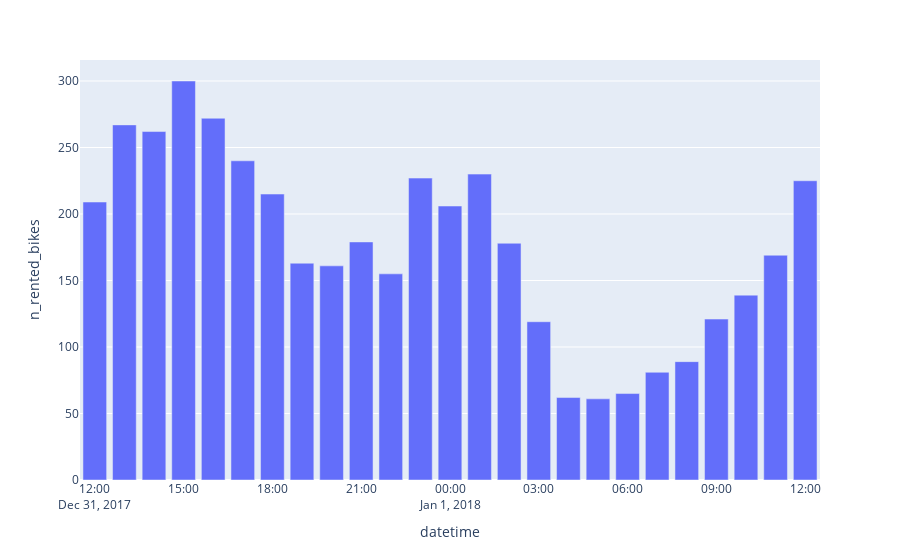

Source (notebook cell):
### Markdown cell above
### Extra: is New Year's Eve different?

### Code cell
# Define start and end datetime for New Year's
new_years_start = datetime(2017, 12, 31, 12)
new_years_end = datetime(2018, 1, 1, 12)

# Correct the query string (fixed parentheses and variable references)
new_year = df.query("@new_years_start <= datetime <= @new_years_end")

# Show usage pattern (assumes `new_year` is the filtered DataFrame)
import plotly.express as px
px.bar(new_year, x='datetime', y='n_rented_bikes')

### Figure 1 — Plotly figure (JSON) as saved in the notebook; plotly's stock layout.template omitted (floating-point values rounded to 4 significant figures)
{"data": [{"alignmentgroup": "True", "hovertemplate": "datetime=%{x}<br>n_rented_bikes=%{y}<extra></extra>", "legendgroup": "", "marker": {"color": "#636efa", "pattern": {"shape": ""}}, "name": "", "offsetgroup": "", "orientation": "v", "showlegend": false, "textposition": "auto", "type": "bar", "x": ["2017-12-31T12:00:00", "2017-12-31T13:00:00", "2017-12-31T14:00:00", "2017-12-31T15:00:00", "2017-12-31T16:00:00", "2017-12-31T17:00:00", "2017-12-31T18:00:00", "2017-12-31T19:00:00", "2017-12-31T20:00:00", "2017-12-31T21:00:00", "2017-12-31T22:00:00", "2017-12-31T23:00:00", "2018-01-01T00:00:00", "2018-01-01T01:00:00", "2018-01-01T02:00:00", "2018-01-01T03:00:00", "2018-01-01T04:00:00", "2018-01-01T05:00:00", "2018-01-01T06:00:00", "2018-01-01T07:00:00", "2018-01-01T08:00:00", "2018-01-01T09:00:00", "2018-01-01T10:00:00", "2018-01-01T11:00:00", "2018-01-01T12:00:00"], "xaxis": "x", "y": [209, 267, 262, 300, 272, 240, 215, 163, 161, 179, 155, 227, 206, 230, 178, 119, 62, 61, 65, 81, 89, 121, 139, 169, 225], "yaxis": "y"}], "layout": {"barmode": "relative", "legend": {"tracegroupgap": 0}, "margin": {"t": 60}, "xaxis": {"anchor": "y", "domain": [0, 1], "title": {"text": "datetime"}}, "yaxis": {"anchor": "x", "domain": [0, 1], "title": {"text": "n_rented_bikes"}}}}
